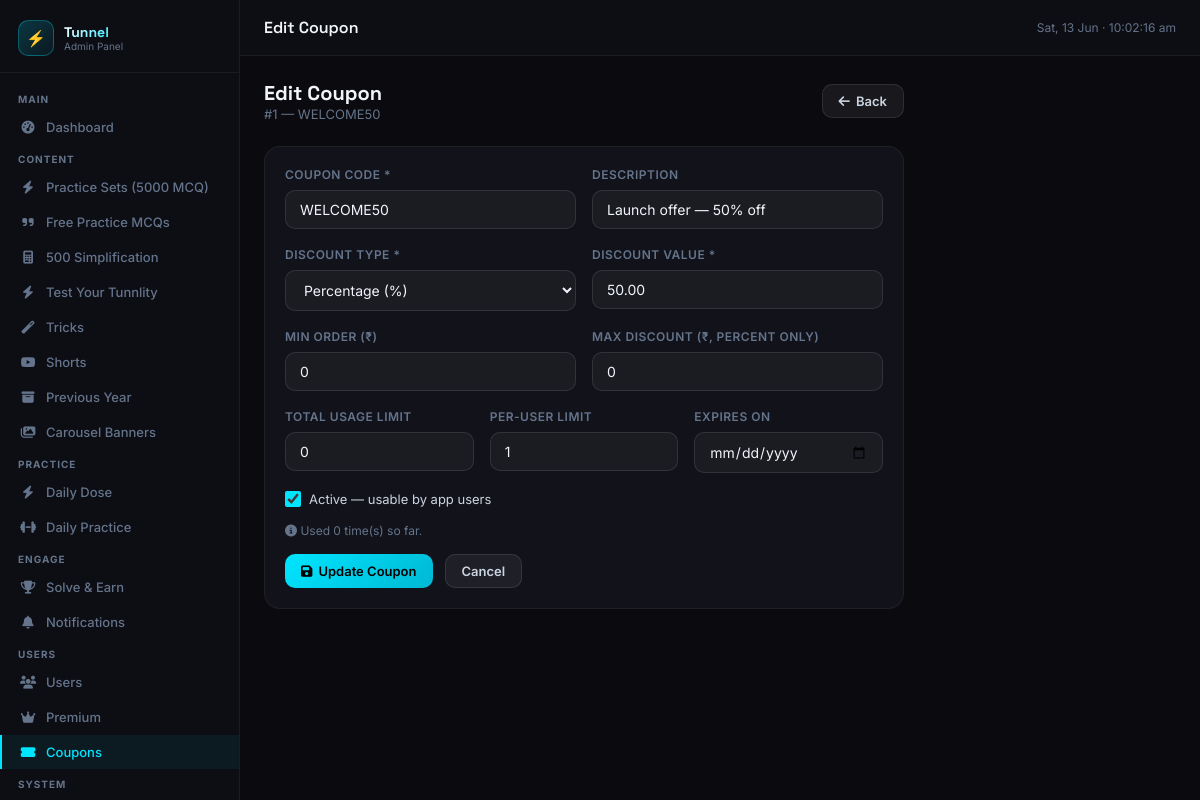
/admin/coupons/edit.php?id=1 (signed in), run on the app's committed database.
### tables this page shows
CREATE TABLE IF NOT EXISTS `coupons` (
    `id`             INT AUTO_INCREMENT PRIMARY KEY,
    `code`           VARCHAR(50)  NOT NULL,
    `description`    VARCHAR(255) DEFAULT '',
     
     
    `discount_type`  ENUM('percent','flat') NOT NULL DEFAULT 'percent',
    `discount_value` DECIMAL(10,2) NOT NULL DEFAULT 0,
     
    `min_amount`     INT DEFAULT 0,         
    `max_discount`   INT DEFAULT 0,         
    `usage_limit`    INT DEFAULT 0,         
    `used_count`     INT DEFAULT 0,
    `per_user_limit` INT DEFAULT 1,         
    `expires_at`     DATE DEFAULT NULL,     
    `is_active`      TINYINT DEFAULT 1,
    `created_at`     TIMESTAMP DEFAULT CURRENT_TIMESTAMP,
    UNIQUE KEY `uniq_code` (`code`),
    KEY `idx_active` (`is_active`)
);

### admin/coupons/edit.php (the view, shortened to what this page needs)
<?php
require_once dirname(__DIR__) . '/config/db.php';
$id = (int)($_GET['id'] ?? 0);
$stmt = $pdo->prepare("SELECT * FROM coupons WHERE id = ?");
$stmt->execute([$id]);
$c = $stmt->fetch(PDO::FETCH_ASSOC);
require_once dirname(__DIR__) . '/includes/header.php';
?>
<div style="max-width:640px">
<div class="flex-between mb-24">
  <div>
    <h2 style="font-family:'Space Grotesk',sans-serif;font-size:20px;font-weight:700">Edit Coupon</h2>
    <p class="text-muted">#<?= $id ?> — <?= htmlspecialchars($c['code']) ?></p>
  </div>
  <a href="<?= ADMIN_URL ?>/coupons/index.php" class="btn btn-secondary"><i class="fas fa-arrow-left"></i> Back</a>
</div>
<form method="POST">
<div class="card">
  <div class="form-row">
    <div class="form-group">
      <label class="form-label">Coupon Code *</label>
      <input type="text" name="code" class="form-input" required value="<?= htmlspecialchars($c['code']) ?>" style="text-transform:uppercase">
    </div>
    <div class="form-group">
      <label class="form-label">Description</label>
      <input type="text" name="description" class="form-input" value="<?= htmlspecialchars($c['description']) ?>">
    </div>
  </div>
  <div class="form-row">
    <div class="form-group">
      <label class="form-label">Discount Type *</label>
      <select name="discount_type" class="form-select" required>
        <option value="percent" <?= $c['discount_type']==='percent'?'selected':'' ?>>Percentage (%)</option>
      </select>
    </div>
    <div class="form-group">
      <label class="form-label">Discount Value *</label>
      <input type="number" name="discount_value" class="form-input" required min="1" step="0.01" value="<?= htmlspecialchars($c['discount_value']) ?>">
    </div>
  </div>
  <div class="form-row">
    <div class="form-group">
      <label class="form-label">Min Order (₹)</label>
      <input type="number" name="min_amount" class="form-input" min="0" value="<?= (int)$c['min_amount'] ?>">
    </div>
    <div class="form-group">
      <label class="form-label">Max Discount (₹, percent only)</label>
      <input type="number" name="max_discount" class="form-input" min="0" value="<?= (int)$c['max_discount'] ?>">
    </div>
  </div>
  <div class="form-row">
    <div class="form-group">
      <label class="form-label">Total Usage Limit</label>
      <input type="number" name="usage_limit" class="form-input" min="0" value="<?= (int)$c['usage_limit'] ?>">
    </div>
    <div class="form-group">
      <label class="form-label">Per-User Limit</label>
      <input type="number" name="per_user_limit" class="form-input" min="0" value="<?= (int)$c['per_user_limit'] ?>">
    </div>
    <div class="form-group">
      <label class="form-label">Expires On</label>
      <input type="date" name="expires_at" class="form-input" value="<?= !empty($c['expires_at']) ? date('Y-m-d', strtotime($c['expires_at'])) : '' ?>">
    </div>
  </div>
  <label style="display:flex;align-items:center;gap:8px;cursor:pointer;margin-bottom:16px">
    <input type="checkbox" name="is_active" <?= (int)$c['is_active'] === 1 ? 'checked' : '' ?> style="accent-color:var(--cyan);width:16px;height:16px">
    <span style="font-size:13px;color:var(--text2)">Active — usable by app users</span>
  </label>
  <div style="font-size:12px;color:var(--muted);margin-bottom:16px">
    <i class="fas fa-info-circle"></i> Used <?= (int)$c['used_count'] ?> time(s) so far.
  </div>
  <div style="display:flex;gap:12px">
    <button type="submit" class="btn btn-primary"><i class="fas fa-save"></i> Update Coupon</button>
    <a href="<?= ADMIN_URL ?>/coupons/index.php" class="btn btn-secondary">Cancel</a>
  </div>
</div>
</form>
</div>
<?php require_once dirname(__DIR__) . '/includes/footer.php'; ?>

### admin/includes/header.php (style rules this page uses)
*, *::before, *::after { box-sizing: border-box; margin: 0; padding: 0; }
:root { --bg: #0A0A0F; --sidebar: #0D0D14; --card: #12121A; --card2: #16161F; --border: rgba(255,255,255,0.06); --border2: rgba(255,255,255,0.10); --text: #F1F5F9; --text2: #CBD5E1; --muted: #64748B; --cyan: #00E5FF; --purple: #8B5CF6; --success: #10B981; --warning: #F59E0B; --error: #EF4444; --dark: #0A0A0F; --sidebar-w:240px; }
body { background: var(--bg); color: var(--text); font-family: 'Inter', sans-serif; min-height: 100vh; display: flex; }
.card { background: var(--card); border: 1px solid var(--border); border-radius: 16px; padding: 20px; }
.btn { display: inline-flex; align-items: center; gap: 6px; padding: 8px 16px; border-radius: 10px; font-size: 13px; font-weight: 600; cursor: pointer; border: none; text-decoration: none; transition: all 0.2s; font-family: 'Inter', sans-serif; }
.btn-primary { background: linear-gradient(135deg, #00E5FF, #00B8D4); color: #000; }
.btn-secondary { background: rgba(255,255,255,0.06); border: 1px solid var(--border2); color: var(--text2); }
.form-group { margin-bottom: 18px; }
.form-label { display: block; font-size: 12px; font-weight: 600; color: var(--muted); text-transform: uppercase; letter-spacing: 0.5px; margin-bottom: 8px; }
.form-input, .form-select, .form-textarea { width: 100%; background: rgba(255,255,255,0.04); border: 1px solid var(--border2); border-radius: 10px; padding: 10px 14px; color: var(--text); font-size: 14px; font-family: 'Inter', sans-serif; outline: none; transition: border-color 0.2s, background 0.2s; }
.form-select { cursor: pointer; }
.form-select option { background: var(--card); }
.form-row { display: grid; grid-template-columns: repeat(auto-fit, minmax(180px, 1fr)); gap: 16px; }
.mb-24 { margin-bottom: 24px; }
.text-muted { color: var(--muted); font-size: 13px; }
.flex-between { display: flex; align-items: center; justify-content: space-between; flex-wrap: wrap; gap: 12px; }

### data on the page
coupons: code "WELCOME50", description "Launch offer — 50% off", discount_type "Percentage (%)", discount_value "50.00", min_amount "0", max_discount "0", usage_limit "0", per_user_limit "1", is_active "☑", used_count "0"

### other printed values
$pageTitle "Edit Coupon"
$id "1"
